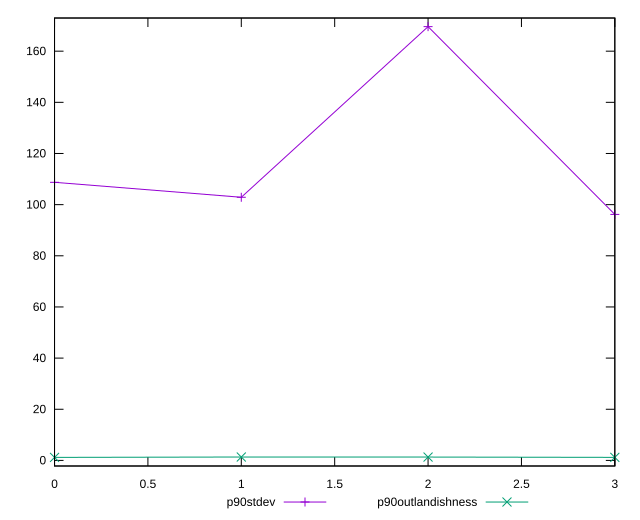

Here is the gnuplot script that generated this plot:
reset

$p90Stdev <<EOF
0 108.7242666749886
1 102.88115660611156
2 169.59818500808544
3 96.17812045764148
EOF

$p90Outlandishness <<EOF
0 1.1834752393746062
1 1.3293627580419893
2 1.3095190139523494
3 1.1982829864233906
EOF

set key outside below
set xrange [0:3]
set yrange [-2.18481895599961:172.96647920345964]
set trange [-2.18481895599961:172.96647920345964]
set terminal svg size 640, 520 enhanced background rgb 'white'
set output "reports/report_00028_2021-02-24T12-49-42.674Z/server-response-time/progression/stddev.svg"

plot $p90Stdev title "p90stdev" with linespoints, \
     $p90Outlandishness title "p90outlandishness" with linespoints

reset
